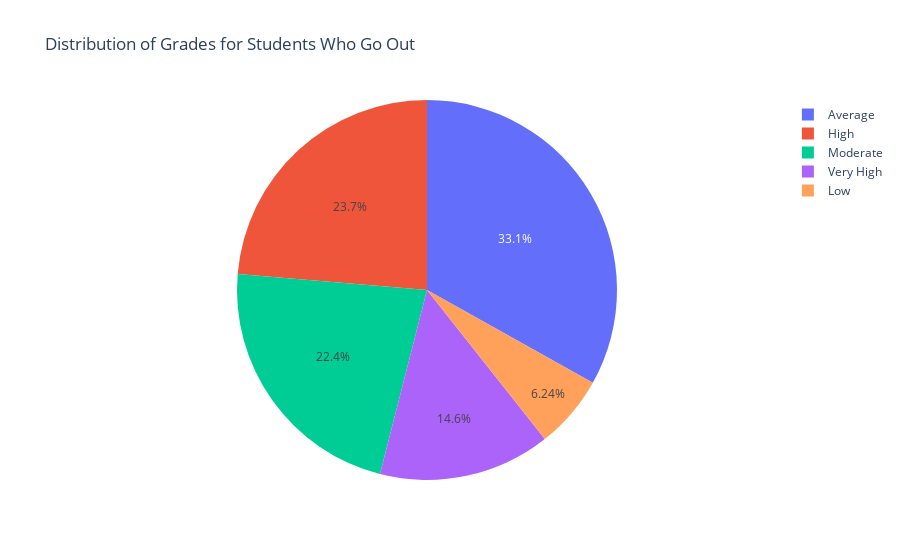

The notebook cell saved with this chart:
### Code cell
import pandas as pd
import plotly.express as px

# Assume df is your DataFrame containing the data
goout_labels = {1: 'Low', 2: 'Moderate', 3: 'Average', 4: 'High', 5: 'Very High'}
df_vis['goout_label'] = df_vis['goout'].map(goout_labels)

# Calculate the distribution of grades for students who go out and those who don't
goout_distribution = df_vis['goout_label'].value_counts()

# Create pie charts for the distribution of grades
fig_goout = px.pie(names=goout_distribution.index, values=goout_distribution.values,
                   title='Distribution of Grades for Students Who Go Out')

# Display the pie charts
fig_goout.show()

### Figure 1 — Plotly figure (JSON) as saved in the notebook; plotly's stock layout.template omitted (floating-point values rounded to 4 significant figures)
{"data": [{"domain": {"x": [0, 1], "y": [0, 1]}, "hovertemplate": "label=%{label}<br>value=%{value}<extra></extra>", "labels": ["Average", "High", "Moderate", "Very High", "Low"], "legendgroup": "", "name": "", "showlegend": true, "type": "pie", "values": [154, 110, 104, 68, 29]}], "layout": {"legend": {"tracegroupgap": 0}, "title": {"text": "Distribution of Grades for Students Who Go Out"}}}
